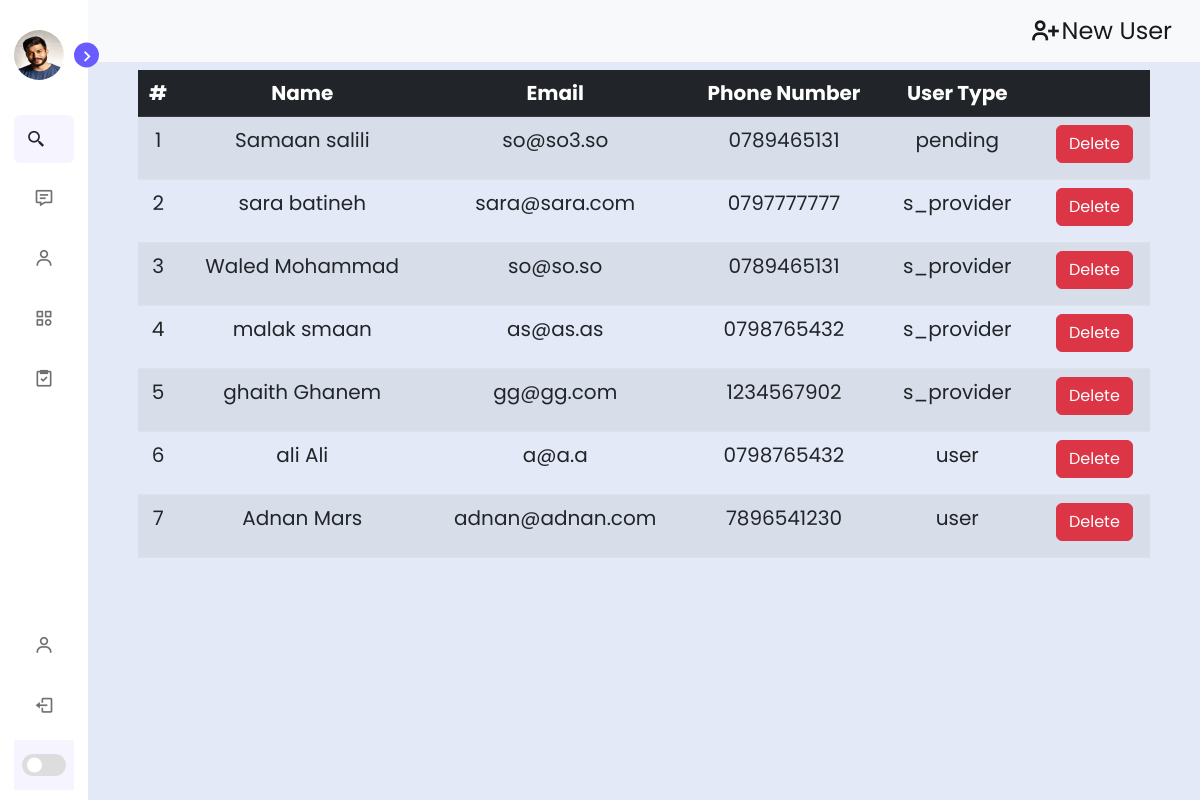
Screenshot of /Admin/users1.php (signed in) with the database file from the repository.
### tables this page shows
CREATE TABLE `register` (
  `id` int(255) NOT NULL,
  `fname` varchar(255) NOT NULL,
  `lname` varchar(255) NOT NULL,
  `email` varchar(255) NOT NULL,
  `phone_number` varchar(255) NOT NULL,
  `password` varchar(255) NOT NULL,
  `user_type` varchar(50) NOT NULL DEFAULT 'user'
);

### Admin/users1.php (the view, shortened to what this page needs)
<?php
include "sidebar.php";
include '../processes/_addUser.php'
?>
<section class="home">
    <nav class="navbar navbar-light bg-light ">
        <div class="container-fluid d-flex justify-content-end">
            <a class="navbar-brand fs-4  d-flex align-items-center" href="#" data-bs-toggle="modal" data-bs-target="#exampleModal">
                <i class='bx bx-user-plus fs-2'></i>
                New User
            </a>
        </div>
    </nav>
    <div class="text">
        <table class="table table-striped text-center">
            <thead class="table-dark">
                <tr>
                    <th scope="col">#</th>
                    <th scope="col">Name</th>
                    <th scope="col">Email</th>
                    <th scope="col">Phone Number</th>
                    <th scope="col">User Type</th>
                    <th scope="col"></th>
                </tr>
            </thead>
            <tbody>
                <?php
                $sr = 1;
                $rows = mysqli_query($conn, "SELECT * FROM register ORDER BY user_type ASC");
                foreach ($rows as $row) :
                    if ($row['user_type'] !== 'admin') {
                ?>
                        <tr>
                            <td><?php echo $sr++ ?></td>
                            <td><?php echo $row['fname'] . ' ' . $row['lname']; ?></td>
                            <td><?php echo $row['email']; ?></td>
                            <td><?php echo $row['phone_number']; ?></td>
                            <td><?php echo $row['user_type']; ?></td>
                            <td>
                                <a href="../processes/_remove.php?id=<?php echo $row['id']; ?>" name="deleteUser" class="btn btn-danger mb-2 ms-2">Delete</a>
                            </td>
                        </tr>
                <?php }
                endforeach; ?>
            </tbody>
        </table>
    </div>
</section>
<?php include_once 'footer.php' ?>

### Admin/layout/css/style.css (style rules this page uses)
* { box-sizing: border-box; font-family: "Poppins", sans-serif; scroll-behavior: smooth; scroll-padding-top: 3rem; list-style: none; text-decoration: none; padding: 0; margin: 0; }
:root { --body-color: #e4e9f7; --sidebar-color: #fff; --primary-color: #695cfe; --primary-color-light: #f6f5ff; --toggle-color: #ddd; --text-color: #707070; }
body { height: 100vh; background: var(--body-color); transition: all 0.5s ease; }
.home { position: relative; left: 250px; height: 100vh; width: calc(100% - 250px); background: var(--body-color); transition: all 0.4s ease; }
.home .text { font-size: 20px; font-weight: 400; color: var(--text-color); padding: 8px 50px; }
.sidebar.close ~ .home { left: 88px; width: calc(100% - 88px); }

### rows the page displays
register: fname "Samaan", lname "salili", email "so@so3.so", phone_number "0789465131", user_type "pending"
register: fname "sara", lname "batineh", email "sara@sara.com", phone_number "0797777777", user_type "s_provider"
register: fname "Waled", lname "Mohammad", email "so@so.so", phone_number "0789465131", user_type "s_provider"
register: fname "malak", lname "smaan", email "as@as.as", phone_number "0798765432", user_type "s_provider"
register: fname "ghaith", lname "Ghanem", email "gg@gg.com", phone_number "1234567902", user_type "s_provider"
register: fname "ali", lname "Ali", email "a@a.a", phone_number "0798765432", user_type "user"
register: fname "Adnan", lname "Mars", email "adnan@adnan.com", phone_number "7896541230", user_type "user"
